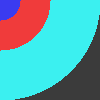
Frame 1 (no input)
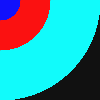
Frame 2 (the mouse pressed at the canvas centre, redrawn once)

The Processing sketch that drew these frames (run headless with seeded random() and noise(); the mouse was pressed at the canvas centre and the sketch redrawn once):

// Processing sketch: Raytracer_pde
// ── Raytracer_pde.pde
PVector resolution = new PVector(100, 100); 

Ray[] rays = new Ray[int(resolution.x * resolution.y)];
Sphere[] spheres = new Sphere[3];

public void settings(){
  size(int(resolution.x),int(resolution.y));
}

void setup() {
  spheres[2] = new Sphere(new PVector(0,0,50), 50, new PVector(255, 0, 0));
  spheres[1] = new Sphere(new PVector(0,0,200), 100, new PVector(0, 255, 255));
  spheres[0] = new Sphere(new PVector(0,0,30), 20, new PVector(0, 0, 255));
  noLoop();
  int index = 0;
  for (int x = 0; x < resolution.x; x++) {
    for (int y = 0; y < resolution.y; y++) {
      rays[index] = ( new Ray( new PVector(x, y, 0), new PVector(0, 0, 1)) );
      index++;
    }
  }
  
}

void draw() {
  /*for(Ray ray : rays) {
    println(PVector.add(ray.origin, ray.direction.mult(4)));
  }
  */
  render();
   
}

class Ray {
  PVector origin;
  PVector direction;
  
  Ray(PVector origin_, PVector direction_) {
    origin = origin_;
    direction = direction_;
  }
  
  // Class Functions

}

class Sphere {
   PVector center;
   int radius;
   PVector s_color;
   
   Sphere(PVector center_, int radius_, PVector color_){
     center = center_;
     radius = radius_;
     s_color = color_;
   }
   
   // Class Functions
   
}

public float detect_intersection(Ray ray, Sphere sphere){
  float t0;
  float t1;
  float t2;
  
  // formeln von scratchapixel.com
  
  // ".mult(0.5)" ist ein hotfix von komischem verschieben von allem .mult(0.5)
  PVector l = ray.origin.sub(sphere.center); 
  
  //float a = PVector.dot(ray.direction, ray.direction);
    //float a = ray.direction.x * ray.direction.x + ray.direction.y * ray.direction.y + ray.direction.z * ray.direction.z;
  
  
  //float b = 2 * PVector.dot(ray.direction, l); //original
    //float b = 2 * ray.origin.dot(ray.direction);

  
  //float c = PVector.dot(ray.origin, ray.origin) - sphere.radius * sphere.radius; // original
  //float c = PVector.dot(l, l) - (sphere.radius * sphere.radius);
  
  
  //float a = 1;
  //float b = ray.direction.dot( ray.origin.sub(sphere.center) );
  //float c = pow(abs(ray.origin.dot(ray.origin) - sphere.center.dot(sphere.center)), 2) - sphere.radius * sphere.radius;
  
  //new try x.x
  float a = pow(ray.direction.mag(), 2);
  float b = PVector.mult(ray.direction, 2).dot(PVector.sub(ray.origin, sphere.center));
  float c = pow((PVector.sub(ray.origin, sphere.center).mag()), 2) - pow(sphere.radius, 2);
  //println(a);
  
  
  float delta = pow(b, 2) - 4 * a * c;
  if( delta > 0){
    // 2 intersections
    //t1 = -0.5 * (b + sqrt(delta));
    //t2 = -0.5 * (b - sqrt(delta));
    
    t1 = -0.5 * (b + sqrt(delta))/a;
    t2 = -0.5 * (b - sqrt(delta))/a;
    
    if(t1 > t2){
      t0 = t2;
    }  else{
      t0 = t1;
    }
  } else if( delta == 0) {
    // 1 intersection
    t0 = -0.5 * b / a;
  
  
  } else {
    //no intersection
    t0 = 0;
  }
  //println(t0);
  return t0;
}
/*
public PVector calculate_intersection(float[] t, Ray ray){
  PVector closest_intersection = new PVector();
  if ( t[0] <= t[1] ){
    closest_intersection = ray.origin.add(ray.direction.mult(t[0]));
  }  else if ( t[1] < t[0] ){
    closest_intersection = ray.origin.add(ray.direction.mult(t[1]));
  }
  return closest_intersection;
}
*/

public void render(){ 
  int t_fix[][] = new int[int(resolution.x * resolution.y)][spheres.length];
  for(Ray ray : rays){
  //for (int j = 0; j < rays.length; j++){
    float t_min = 0;
    Sphere closest_sphere;
    PVector closest_sphere_color = new PVector(0,0,0);
  
    for(int i = 0; i < spheres.length; i++){
      Sphere sphere = spheres[i];
      float t = detect_intersection(ray, sphere);
      //t_fix[j] = {j, t}
      //println(t);
      if( t != 0 ){
        // if hit
        if (t_min == 0) {
          //first hit
          t_min = t;
          closest_sphere = sphere;
          closest_sphere_color = closest_sphere.s_color;
        } else if (t < t_min) {
          //even closer hit
          t_min = t;
          println(t);
          closest_sphere = sphere;
          closest_sphere_color = closest_sphere.s_color;
        }
      }
    
    //println(t_array[i][0], t_array[i][1], ray.origin.x, ray.origin.y);
    }
    //println(t_min);
    // Drawing the pixel
    
    if (t_min != 0){
      //if any hit, fill color = color of closest sphere
      stroke(closest_sphere_color.x, closest_sphere_color.y, closest_sphere_color.z);
    } else {
      //if no hit, fill color = background color
      stroke(0,0,0);
    }
    point(ray.origin.x, ray.origin.y);
    
  }

  return;
}
